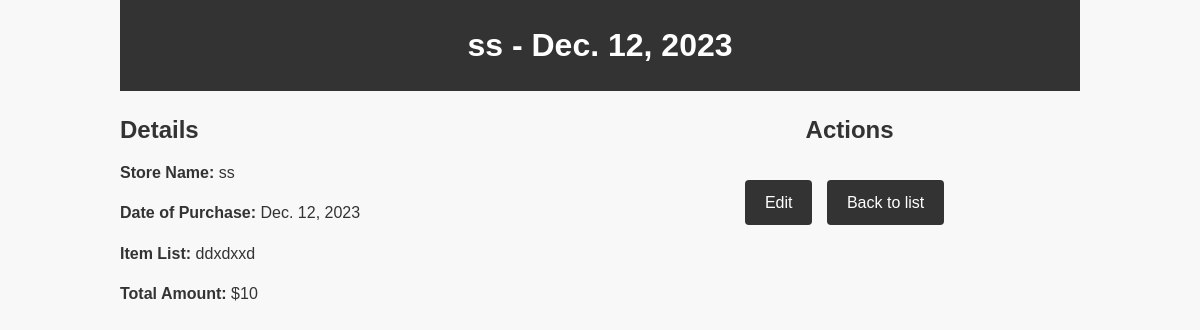
/receipt/1/ (signed in), run on an earlier commit of the app's database.
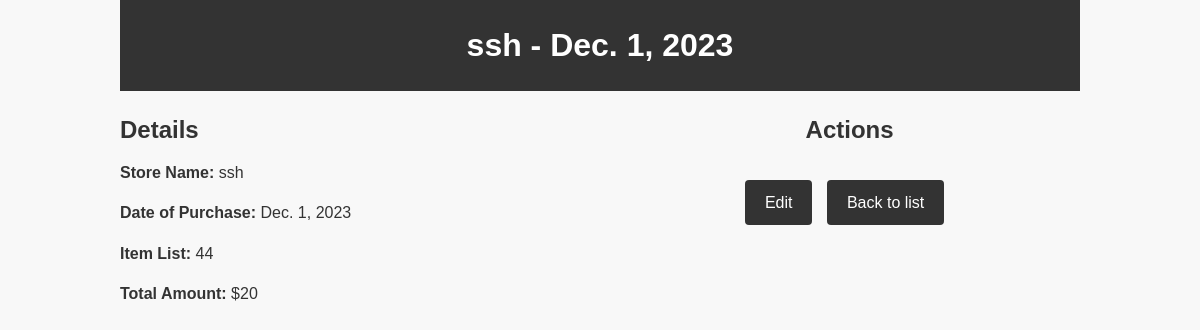
And on a later commit of the database.
### receipts/models.py (models this page shows, shortened)
class Receipt(models.Model):
    user = models.ForeignKey(User, on_delete=models.CASCADE)
    store_name = models.CharField(max_length=255)
    date_of_purchase = models.DateField()
    item_list = models.TextField()
    total_amount = models.DecimalField(max_digits=10, decimal_places=0)

### receipts/views.py (the view)
# urls.py: path('receipt/<int:pk>/', receipt_detail, name='receipt_detail'),
@login_required
def receipt_detail(request, pk):
    receipt = get_object_or_404(Receipt, pk=pk, user=request.user)
    return render(request, 'receipts/receipt_detail.html', {'receipt': receipt})

### receipts/templates/receipts/receipt_detail.html (shortened to what this page needs)
{% load static %}
<!DOCTYPE html>
<html>
<head>
    <link rel="stylesheet" type="text/css" href="{% static 'css/style.css' %}">
</head>
<body>
    <div class="container">
        <header>
            <h1>{{ receipt.store_name }} - {{ receipt.date_of_purchase }}</h1>
        </header>
        <main>
            <section>
                <h2>Details</h2>
                <p><strong>Store Name:</strong> {{ receipt.store_name }}</p>
                <p><strong>Date of Purchase:</strong> {{ receipt.date_of_purchase }}</p>
                <p><strong>Item List:</strong> {{ receipt.item_list }}</p>
                <p><strong>Total Amount:</strong> ${{ receipt.total_amount }}</p>
            </section>
            <section>
                <h2>Actions</h2>
                <a href="{% url 'receipt_edit' pk=receipt.pk %}">Edit</a>
                <a href="{% url 'receipt_list' %}">Back to list</a>
            </section>
        </main>
    </div>
</body>
</html>

What changed in the data, as far as the page shows it:
changed Receipt: store_name "ss" → "ssh"; date_of_purchase "Dec. 12, 2023" → "Dec. 1, 2023"; item_list "ddxdxxd" → "44"; total_amount "10" → "20"
